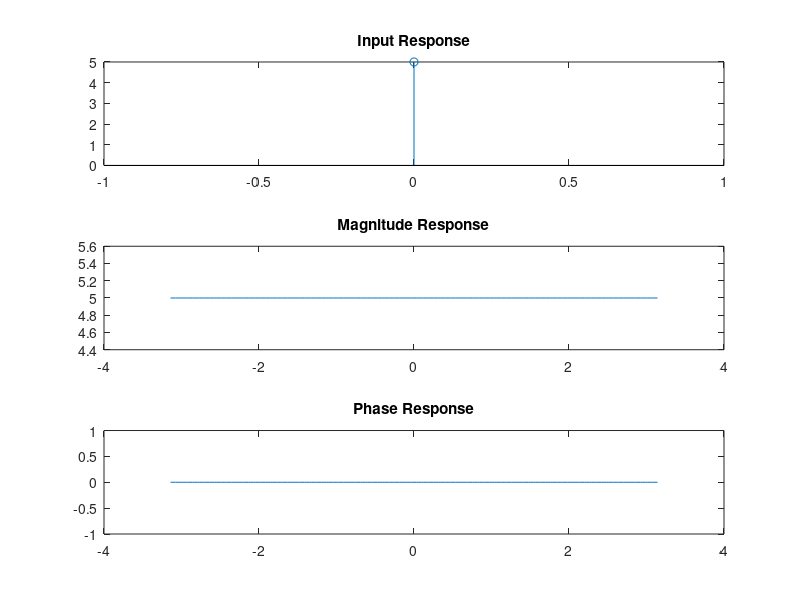

The MATLAB source for this figure:
clear all
close all
X=input('Enter the input sequence x=');
N=length(X);
sum1=0;
sum2=0;
wn=-pi:pi/100:pi;
for n=0:N-1
XR=sum1+X(n+1)*cos(n*wn);
sum1=XR;
XI=sum2-X(n+1)*sin(n*wn);
sum2=XI;
end
M= sqrt(XR.^2 + XI.^2);
P= atan(XI./XR);
subplot(3,1,1)
n=0:N-1
stem(n,X);
title('Input Response');
subplot(3,1,2)
plot(wn,M);
title('Magnitude Response');
subplot(3,1,3)
plot(wn,P);
title('Phase Response');